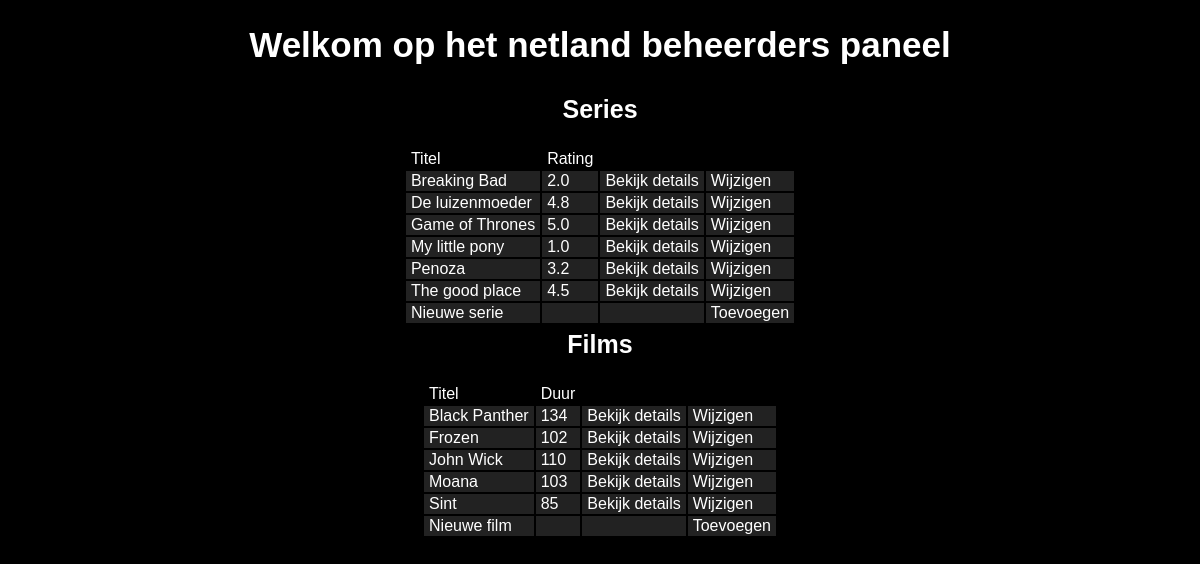
The page / on the database its author committed.
### tables this page shows
CREATE TABLE `series` (
	id MEDIUMINT NOT NULL AUTO_INCREMENT PRIMARY KEY,
    title VARCHAR(100) NOT NULL,
    rating DECIMAL(2,1) NULL,
    summary TEXT NOT NULL,
    has_won_awards INT NOT NULL,
    seasons INT NOT NULL,
    country ENUM('NL', 'UK') NOT NULL,
    spoken_in_language ENUM('NL', 'EN') NOT NULL
);

CREATE TABLE `movies` (
	id MEDIUMINT NOT NULL AUTO_INCREMENT PRIMARY KEY,
    title VARCHAR(100) NOT NULL,
    length_in_minutes INTEGER NOT NULL,
    released_at DATE NULL,
    country_of_origin VARCHAR(2) NULL,
    summary TEXT NOT NULL,
    youtube_trailer_id VARCHAR(20) NULL
);

### index.php (the view, shortened to what this page needs)
<!DOCTYPE html>
<html lang="en">
    <head>
    <link rel="stylesheet" href="style.css">
    </head>
            <?php
            $host = 'localhost';
            $db = 'netland';
            $user = 'bit_academy';
            $password = 'bit_academy';
            $charset = 'latin1';
            $dsn = "mysql:host=$host;dbname=$db;charset=$charset";
            $options = [];
            try {
                $pdo = new PDO($dsn, $user, $password, $options);
            } catch (PDOException $e) {
                echo $e->getMessage();
            }
            $sertit = "SELECT * FROM series ORDER BY title ASC";
            $serrat = "SELECT * FROM series ORDER BY rating DESC";
            $filtit = "SELECT * FROM movies ORDER BY title ASC";
            $fillen = "SELECT * FROM movies ORDER BY length_in_minutes DESC";
            ?>
    <body>
        <div class="kop">Welkom op het netland beheerders paneel</div>
        <div class="kopje">Series</div>
        <?php
        if (isset($_GET["series"])) {
            $series = $_GET["series"];
            if ($_GET["series"] == "rating") {
                $sqls = $serrat;
            } else {
                $sqls = $sertit;
            }
        } else {
            $sqls = $sertit;
            $series = "titel";
        }
        if (isset($_GET["films"])) {
            $films = $_GET["films"];
            if ($_GET["films"] == "duur") {
                $sqlf = $fillen;
            } else {
                $sqlf = $filtit;
            }
        } else {
            $sqlf = $filtit;
            $films = "titel";
        }
        ?>
        <table class="backcol">
            <form action="index.php" method="get"><br>
                <tr><th><a href="index.php?series=titel&films=<?php echo $films ?>">Titel</a></th>
                <th><a href="index.php?series=rating&films=<?php echo $films ?>">Rating</a></th</tr>
            </form>
            <?php
            $result = $pdo->query($sqls);
            while ($row = $result->fetch()) {
                $rowname = "Bekijk details";
                $rownameedit = "Wijzigen";
                $rowid = $row["id"];
                $link = "series.php?id=" . $rowid;
                $linkedit = "edit_serie.php?id=" . $rowid;
                echo "<tr><td>" . $row["title"] . "</td><td>" . $row["rating"] . "</td><td>";
                echo "<a href=\"$link\" target=\"_blank\">" . $rowname . "</a></td><td>";
                echo "<a href=\"$linkedit\" target=\"_blank\">" . $rownameedit . "</a></td></tr>";
            }
            echo "<tr><td>Nieuwe serie</td><td></td><td></td><td><a href=\"add_serie.php\" target=\"_blank\">Toevoegen</a></td></tr>";
            ?>
        </table>
        <div class="kopje">Films</div>
        <table class="backcol">
            <form action="index.php" method="get"><br>
                <tr><th><a href="index.php?films=titel&series=<?php echo $series ?>">Titel</a></th>
                <th><a href="index.php?films=duur&series=<?php echo $series ?>">Duur</a></th></tr>
            </form>
            <?php
            $result2 = $pdo->query($sqlf);
            while ($row2 = $result2->fetch()) {
                $rowname2 = "Bekijk details";
                $rowname2edit = "Wijzigen";
                $rowid2 = $row2["id"];
                $link2 = "films.php?id=" . $rowid2;
                $link2edit = "edit_film.php?id=" . $rowid2;
                echo "<tr><td>" . $row2["title"] . "</td><td>" . $row2["length_in_minutes"] . "</td><td>";
                echo "<a href=\"$link2\" target=\"_blank\">" . $rowname2 . "</a></td><td>";
                echo "<a href=\"$link2edit\" target=\"_blank\">" . $rowname2edit . "</a></td></tr>";
            }
            echo "<tr><td>Nieuwe film</td><td></td><td></td><td><a href=\"add_film.php\" target=\"_blank\">Toevoegen</a></td></tr>";
            ?>
        </table>
    </body>
</html>

### style.css (style rules this page uses)
body { background-color: #000; font-family: arial; font-size: 16px; color: #fff; padding-bottom: 10px; text-align: left; }
.kop { font-size: 35px; font-weight: bold; text-align: center; margin-top: 20px; padding: 5px; margin-bottom: 20px; }
.kopje { font-size: 25px; font-weight: bold; text-align: center; padding: 5px; }
.backcol { display: flex; justify-content: center; border-style: hidden; }
td { padding: 1px; padding-right: 5px; padding-left: 5px; border-style: hidden; background-color: #222; }
th { font-size: 16px; font-weight: bold; padding: 1px; padding-right: 5px; padding-left: 5px; border-style: hidden; }
a { font-weight: normal; color: #fff; text-decoration: none; }

### rows shown on the page
series: title "Breaking Bad", rating "2.0", rowname "Bekijk details", rownameedit "Wijzigen"
series: title "De luizenmoeder", rating "4.8", rowname "Bekijk details", rownameedit "Wijzigen"
series: title "Game of Thrones", rating "5.0", rowname "Bekijk details", rownameedit "Wijzigen"
series: title "My little pony", rating "1.0", rowname "Bekijk details", rownameedit "Wijzigen"
series: title "Penoza", rating "3.2", rowname "Bekijk details", rownameedit "Wijzigen"
series: title "The good place", rating "4.5", rowname "Bekijk details", rownameedit "Wijzigen"
movies: title "Black Panther", length_in_minutes "134", rowname2 "Bekijk details", rowname2edit "Wijzigen"
movies: title "Frozen", length_in_minutes "102", rowname2 "Bekijk details", rowname2edit "Wijzigen"
movies: title "John Wick", length_in_minutes "110", rowname2 "Bekijk details", rowname2edit "Wijzigen"
movies: title "Moana", length_in_minutes "103", rowname2 "Bekijk details", rowname2edit "Wijzigen"
movies: title "Sint", length_in_minutes "85", rowname2 "Bekijk details", rowname2edit "Wijzigen"
